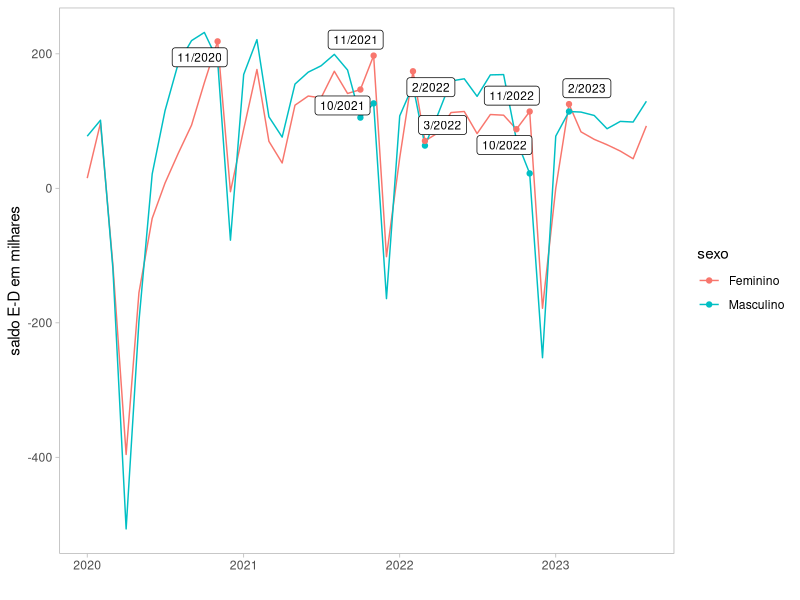
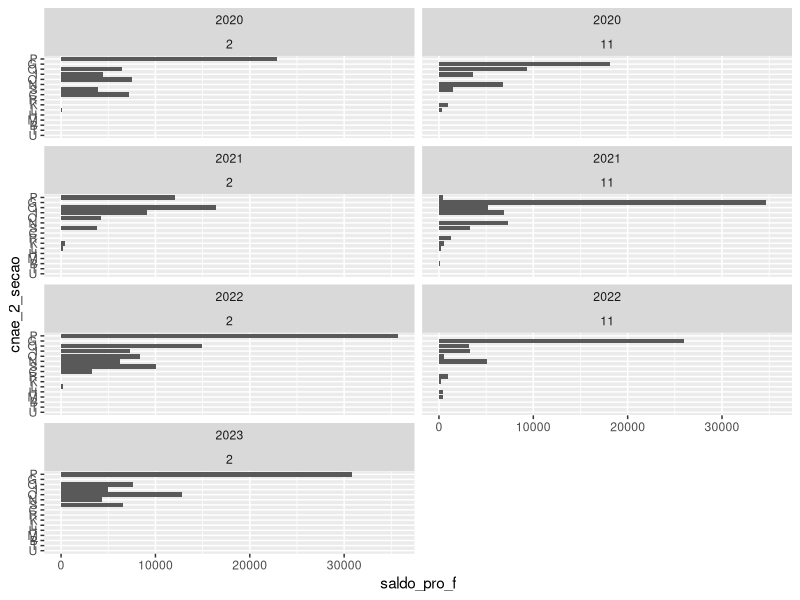
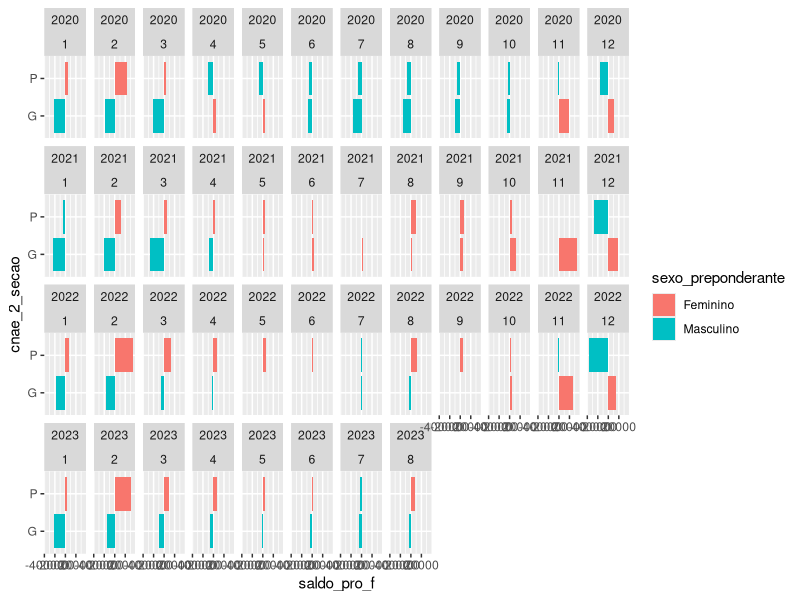

These figures' R source, in order:
library(tidyverse)
library(ggrepel)
capag_sexo <- read_csv("capag_sexo.csv")

capag_sexo$saldo <- capag_sexo$saldo/1000
    

feminino_maior<-
  capag_sexo %>%
  filter(sexo %in% c(1, 3)) %>%
  mutate(sexo = ifelse(sexo == 1, "Masculino", "Feminino")) %>%
  pivot_wider(names_from = sexo,
              values_from = saldo) %>%
  filter(abs(Feminino)>abs(Masculino),
         Feminino>0 & Masculino>0) %>%
  pivot_longer(cols = 3:4,
               names_to = "sexo",
               values_to = "saldo") %>%
  mutate(data_informacao = paste(ano, mes, "01", sep = "-"),
         data_informacao = ymd(data_informacao))

datas_sel<-
  feminino_maior %>%
  summarise(saldo = max(saldo),
            .by = data_informacao)


# Preparar os dados e criar o gráfico
capag_sexo %>%
  filter(sexo %in% c(1, 3)) %>%
  mutate(data_informacao = paste(ano, mes, "01", sep = "-"),
         data_informacao = ymd(data_informacao)) %>%
  mutate(sexo = ifelse(sexo == 1, "Masculino", "Feminino")) %>%
  ggplot(aes(x = data_informacao, y = saldo)) +
  geom_line(aes(group = sexo, color = sexo)) +
  geom_point(data = feminino_maior, aes(color = sexo))+ 
  #scale_x_date(date_breaks = "1 month", date_labels = "%b %Y") + # Ajustar para mostrar todos os meses
  theme_light() +
  geom_label_repel(data= datas_sel, 
                  aes(label = paste(as.character(month(data_informacao)), as.character(year(data_informacao)),sep="/")), 
                  size=3) +
  theme(panel.grid = element_blank()) +
  labs(
    x= "",
    y= "saldo E-D em milhares"
  )


capag_sexo_cnae <- read_csv("capag_sexo_cnae.csv")


# feminino_maior_cnae<-
#   capag_sexo_cnae  %>%
#   filter(sexo %in% c(1, 3)) %>%
#   filter(mes %in% c(2,11)) %>%
#   mutate(sexo = ifelse(sexo == 1, "Masculino", "Feminino")) %>%
#   pivot_wider(names_from = sexo,
#               values_from = saldo) %>%
#   filter(abs(Feminino)>abs(Masculino),
#          Feminino>0 & Masculino>0) %>%
#   mutate(saldo_pro_f = Feminino- Masculino) %>%
#   pivot_longer(cols = 4:5,
#                names_to = "sexo",
#                values_to = "saldo") %>%
#   mutate(data_informacao = paste(ano, mes, "01", sep = "-"),
#          data_informacao = ymd(data_informacao))


feminino_maior_cnae<-
capag_sexo_cnae  %>%
  filter(sexo %in% c(1, 3)) %>%
  filter(mes %in% c(2,11)) %>%
  mutate(sexo = ifelse(sexo == 1, "Masculino", "Feminino")) %>%
  pivot_wider(names_from = sexo,
              values_from = saldo) %>%
  filter(abs(Feminino)>abs(Masculino),
         Feminino>0 & Masculino>0) %>%
  mutate(saldo_pro_f = Feminino- Masculino,
         prop_saldo_pro_f = saldo_pro_f/Feminino) %>%
  arrange(desc(saldo_pro_f))

feminino_maior_cnae %>%
  mutate(mes= as.factor(mes),
         ano = as.factor(ano),
         cnae_2_secao = fct_reorder(cnae_2_secao, saldo_pro_f, sum)) %>%
  ggplot(aes(x=saldo_pro_f, y=cnae_2_secao)) +
  geom_col() +
  facet_wrap(ano+mes~., ncol = 2)



fab<-
  capag_sexo_cnae %>%
  filter(sexo %in% c(1, 3),
         cnae_2_secao %in% c("P","G")) %>%
  mutate(sexo = ifelse(sexo == 1, "Masculino", "Feminino")) %>%
  pivot_wider(names_from = sexo,
              values_from = saldo) %>%
  #  filter(abs(Feminino)>abs(Masculino),
  #         Feminino>0 & Masculino>0) %>%
  mutate(saldo_pro_f = Feminino- Masculino)


capag_sexo_cnae %>%
  filter(sexo %in% c(1, 3),
         cnae_2_secao %in% c("P","G")) %>%
  mutate(sexo = ifelse(sexo == 1, "Masculino", "Feminino")) %>%
  pivot_wider(names_from = sexo,
              values_from = saldo) %>%
  mutate(saldo_pro_f = Feminino- Masculino) %>%
  mutate(mes= as.factor(mes),
         ano = as.factor(ano),
         cnae_2_secao = fct_reorder(cnae_2_secao, saldo_pro_f, sum),
         sexo_preponderante = ifelse(saldo_pro_f>0,"Feminino","Masculino")) %>%
  ggplot(aes(x=saldo_pro_f, y=cnae_2_secao)) +
  geom_col(aes(fill=sexo_preponderante) ) +
  facet_wrap(ano+mes~., ncol = 12)




         

